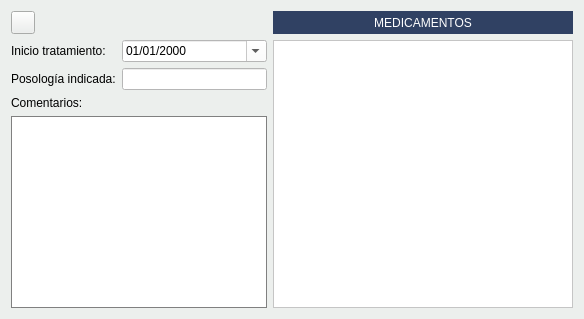
            <widget class="QWidget" name="tab_3">
             <property name="styleSheet">
              <string notr="true">background-color: #ecefed;</string>
             </property>
             <attribute name="title">
              <string>H. Farmacologico</string>
             </attribute>
             <layout class="QGridLayout" name="gridLayout_27">
              <item row="1" column="2" rowspan="2">
               <widget class="QTableView" name="listaHistorialFarmacologicoTotal">
                <property name="minimumSize">
                 <size>
                  <width>300</width>
                  <height>0</height>
                 </size>
                </property>
                <property name="maximumSize">
                 <size>
                  <width>300</width>
                  <height>16777215</height>
                 </size>
                </property>
                <property name="styleSheet">
                 <string notr="true">background-color: rgb(255, 255, 255);</string>
                </property>
               </widget>
              </item>
              <item row="1" column="1" rowspan="2">
               <layout class="QGridLayout" name="gridLayout_28">
                <item row="0" column="1">
                 <widget class="QDateEdit" name="cboFechainicio_tratamiento_pestana_H_Farmacologico">
                  <property name="styleSheet">
                   <string notr="true">background-color: rgb(255, 255, 255);</string>
                  </property>
                  <property name="displayFormat">
                   <string>dd/MM/yyyy</string>
                  </property>
                  <property name="calendarPopup">
                   <bool>true</bool>
                  </property>
                 </widget>
                </item>
                <item row="1" column="1">
                 <widget class="QLineEdit" name="txtPosologiaIndicada_PestanaHFarmacologico">
                  <property name="styleSheet">
                   <string notr="true">background-color: rgb(255, 255, 255);</string>
                  </property>
                 </widget>
                </item>
                <item row="3" column="0" colspan="2">
                 <widget class="QTextEdit" name="txcomentariosFarmaco_PestanaHFarmacologia">
                  <property name="styleSheet">
                   <string notr="true">background-color: rgb(255, 255, 255);
    border:1px solid grey;</string>
                  </property>
                 </widget>
                </item>
                <item row="0" column="0">
                 <widget class="QLabel" name="label_45">
                  <property name="text">
                   <string>Inicio tratamiento:</string>
                  </property>
                 </widget>
                </item>
                <item row="1" column="0">
                 <widget class="QLabel" name="label_46">
                  <property name="text">
                   <string>Posología indicada:</string>
                  </property>
                 </widget>
                </item>
                <item row="2" column="0">
                 <widget class="QLabel" name="label_47">
                  <property name="maximumSize">
                   <size>
                    <width>16777215</width>
                    <height>15</height>
                   </size>
                  </property>
                  <property name="text">
                   <string>Comentarios:</string>
                  </property>
                 </widget>
                </item>
               </layout>
              </item>
              <item row="0" column="2">
               <widget class="QLabel" name="label_48">
                <property name="maximumSize">
                 <size>
                  <width>300</width>
                  <height>27</height>
                 </size>
                </property>
                <property name="styleSheet">
                 <string notr="true">background: #304163;
color: rgb(255,255,255);</string>
                </property>
                <property name="text">
                 <string>MEDICAMENTOS</string>
                </property>
                <property name="alignment">
                 <set>Qt::AlignCenter</set>
                </property>
               </widget>
              </item>
              <item row="0" column="1">
               <widget class="QToolButton" name="btnVerFarmaco_PestanaHFarmacologia">
                <property name="toolTip">
                 <string>&lt;html&gt;&lt;head/&gt;&lt;body&gt;&lt;p&gt;Documentación Fármaco&lt;/p&gt;&lt;/body&gt;&lt;/html&gt;</string>
                </property>
                <property name="text">
                 <string/>
                </property>
                <property name="icon">
                 <iconset resource="../maya.qrc">
                  <normaloff>:/Icons/PNG/Pills.png</normaloff>:/Icons/PNG/Pills.png</iconset>
                </property>
               </widget>
              </item>
             </layout>
            </widget>
